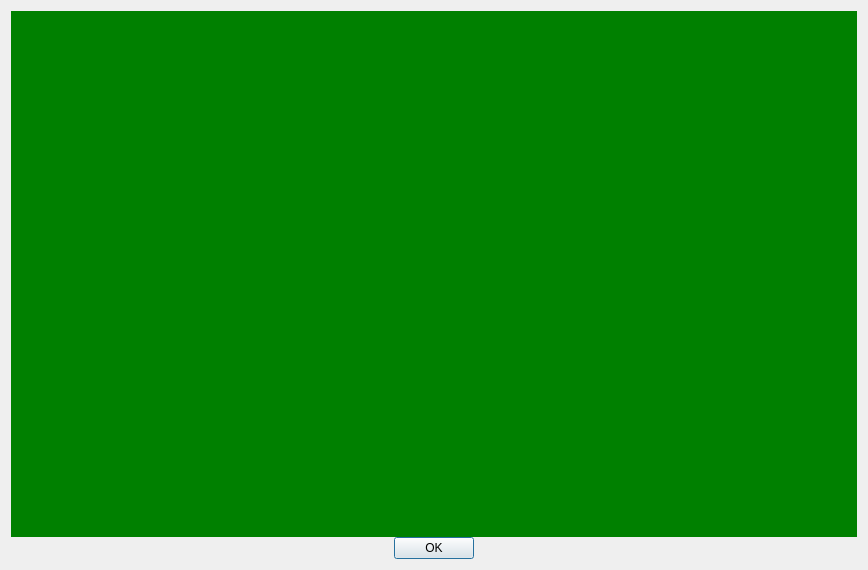
<?xml version="1.0" encoding="UTF-8"?>
<ui version="4.0">
 <class>AboutDialog</class>
 <widget class="QDialog" name="AboutDialog">
  <property name="geometry">
   <rect>
    <x>0</x>
    <y>0</y>
    <width>868</width>
    <height>570</height>
   </rect>
  </property>
  <property name="sizePolicy">
   <sizepolicy hsizetype="Fixed" vsizetype="Fixed">
    <horstretch>0</horstretch>
    <verstretch>0</verstretch>
   </sizepolicy>
  </property>
  <property name="maximumSize">
   <size>
    <width>16777212</width>
    <height>16777215</height>
   </size>
  </property>
  <property name="sizeIncrement">
   <size>
    <width>0</width>
    <height>0</height>
   </size>
  </property>
  <property name="font">
   <font>
    <stylestrategy>PreferDefault</stylestrategy>
   </font>
  </property>
  <property name="mouseTracking">
   <bool>false</bool>
  </property>
  <property name="windowTitle">
   <string>About FocusFinder</string>
  </property>
  <property name="sizeGripEnabled">
   <bool>false</bool>
  </property>
  <layout class="QGridLayout" name="gridLayout">
   <item row="0" column="0">
    <layout class="QGridLayout" name="gridLayout_2" rowstretch="1,0" columnstretch="0">
     <property name="sizeConstraint">
      <enum>QLayout::SetDefaultConstraint</enum>
     </property>
     <property name="leftMargin">
      <number>0</number>
     </property>
     <property name="topMargin">
      <number>0</number>
     </property>
     <property name="rightMargin">
      <number>0</number>
     </property>
     <property name="bottomMargin">
      <number>0</number>
     </property>
     <property name="spacing">
      <number>0</number>
     </property>
     <item row="1" column="0">
      <layout class="QHBoxLayout" name="horizontalLayout">
       <item>
        <widget class="QDialogButtonBox" name="buttonBox">
         <property name="sizePolicy">
          <sizepolicy hsizetype="Fixed" vsizetype="Fixed">
           <horstretch>0</horstretch>
           <verstretch>0</verstretch>
          </sizepolicy>
         </property>
         <property name="orientation">
          <enum>Qt::Horizontal</enum>
         </property>
         <property name="standardButtons">
          <set>QDialogButtonBox::Ok</set>
         </property>
         <property name="centerButtons">
          <bool>false</bool>
         </property>
        </widget>
       </item>
      </layout>
     </item>
     <item row="0" column="0">
      <widget class="QWidget" name="splashWidget" native="true">
       <property name="sizePolicy">
        <sizepolicy hsizetype="Expanding" vsizetype="Expanding">
         <horstretch>1</horstretch>
         <verstretch>0</verstretch>
        </sizepolicy>
       </property>
       <property name="minimumSize">
        <size>
         <width>0</width>
         <height>0</height>
        </size>
       </property>
       <property name="styleSheet">
        <string notr="true"/>
       </property>
       <layout class="QGridLayout" name="gridLayout_4" rowstretch="0" columnstretch="0">
        <property name="leftMargin">
         <number>0</number>
        </property>
        <property name="topMargin">
         <number>0</number>
        </property>
        <property name="rightMargin">
         <number>0</number>
        </property>
        <property name="bottomMargin">
         <number>0</number>
        </property>
        <property name="spacing">
         <number>0</number>
        </property>
        <item row="0" column="0">
         <layout class="QGridLayout" name="layFoFiSplashWidget" rowstretch="0" columnstretch="0">
          <item row="0" column="0">
           <widget class="QWidget" name="widget" native="true">
            <property name="styleSheet">
             <string notr="true">background-color: green;</string>
            </property>
           </widget>
          </item>
         </layout>
        </item>
       </layout>
      </widget>
     </item>
    </layout>
   </item>
  </layout>
 </widget>
 <resources>
  <include location="../../../resources/res.qrc"/>
 </resources>
 <connections>
  <connection>
   <sender>buttonBox</sender>
   <signal>rejected()</signal>
   <receiver>AboutDialog</receiver>
   <slot>reject()</slot>
   <hints>
    <hint type="sourcelabel">
     <x>316</x>
     <y>260</y>
    </hint>
    <hint type="destinationlabel">
     <x>286</x>
     <y>274</y>
    </hint>
   </hints>
  </connection>
  <connection>
   <sender>buttonBox</sender>
   <signal>accepted()</signal>
   <receiver>AboutDialog</receiver>
   <slot>accept()</slot>
   <hints>
    <hint type="sourcelabel">
     <x>248</x>
     <y>254</y>
    </hint>
    <hint type="destinationlabel">
     <x>157</x>
     <y>274</y>
    </hint>
   </hints>
  </connection>
 </connections>
</ui>
